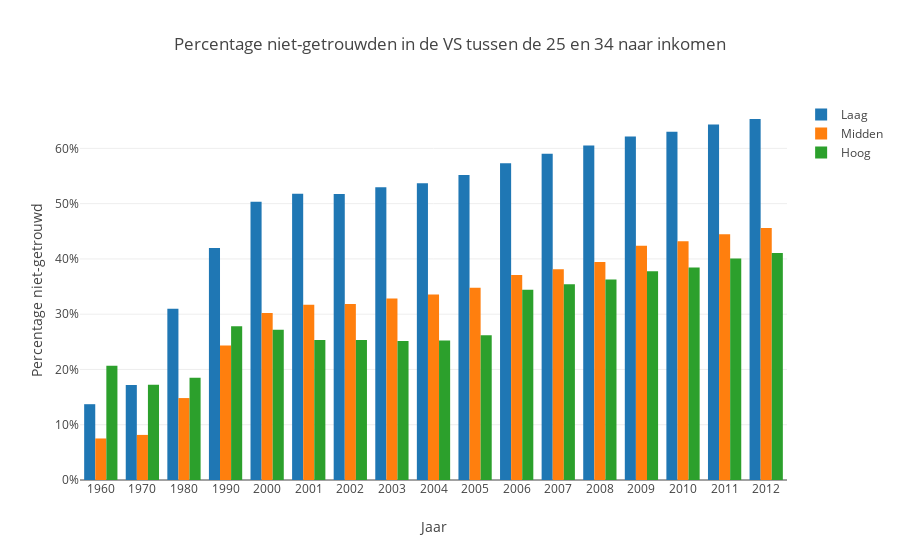

This figure's notebook cell:
### Markdown cell above
## Opdracht 1

Aan jou is het nu, om voor de eerste opdracht een grouped bar chart te maken op basis van deze dataset, waarbij de groepen bestaan uit drie verschillende inkomensgroepen (`poor`, `mid`, en `rich`)

<img src="groupedbar.png">

**Vereisten:**
- Plot titel
- As labels
- Legenda met correcte namen
- Gegroupeerde en gekleurde bars voor elke inkomensgroep
- Geheel met plot.ly
- Op basis van de data uit het csv bestand

### Code cell
# Code voor opdracht 1 hier

# traces aanmaken voor de verschillende inkomensgroepen
laag = go.Bar(
    x=df['year'],
    y=df['poor'],
    name='Laag')

mid = go.Bar(
    x=df['year'],
    y=df['mid'],
    name='Midden') 

hoog = go.Bar(
    x=df['year'],
    y=df['rich'],
    name='Hoog') 

layout = go.Layout(
    title='Percentage niet-getrouwden in de VS tussen de 25 en 34 naar inkomen', # titel toevoegen
    barmode='group', # barmode instellen voor group
    xaxis=go.XAxis(
        title='Jaar', # label voor de X as
        type='category' # het type van de X as is categorisch
    ),
    yaxis = go.YAxis(
        title='Percentage niet-getrouwd', # label voor de Y as
        tickformat = ',.0%', # toon als percentage
    )
)

data = [laag,mid,hoog] # de drie traces samenvoegen tot één lijst
fig = go.Figure(data=data, layout=layout)
iplot(fig)

### Figure 1 — Plotly figure (JSON) as saved in the notebook; plotly's stock layout.template omitted (floating-point values rounded to 4 significant figures)
{"data": [{"name": "Laag", "type": "bar", "x": [1960, 1970, 1980, 1990, 2000, 2001, 2002, 2003, 2004, 2005, 2006, 2007, 2008, 2009, 2010, 2011, 2012], "y": [0.1372, 0.1717, 0.3101, 0.4199, 0.5034, 0.5179, 0.5174, 0.5297, 0.5368, 0.5519, 0.573, 0.5905, 0.6054, 0.6213, 0.6302, 0.6431, 0.6532]}, {"name": "Midden", "type": "bar", "x": [1960, 1970, 1980, 1990, 2000, 2001, 2002, 2003, 2004, 2005, 2006, 2007, 2008, 2009, 2010, 2011, 2012], "y": [0.07515, 0.08159, 0.1483, 0.2432, 0.302, 0.3172, 0.3182, 0.3282, 0.3356, 0.3477, 0.3708, 0.3813, 0.3942, 0.424, 0.4319, 0.4445, 0.4561]}, {"name": "Hoog", "type": "bar", "x": [1960, 1970, 1980, 1990, 2000, 2001, 2002, 2003, 2004, 2005, 2006, 2007, 2008, 2009, 2010, 2011, 2012], "y": [0.2067, 0.1724, 0.1851, 0.2783, 0.2717, 0.2532, 0.2535, 0.2516, 0.2523, 0.262, 0.3443, 0.3544, 0.3626, 0.3775, 0.3847, 0.4008, 0.4106]}], "layout": {"barmode": "group", "title": "Percentage niet-getrouwden in de VS tussen de 25 en 34 naar inkomen", "xaxis": {"title": "Jaar", "type": "category"}, "yaxis": {"tickformat": ",.0%", "title": "Percentage niet-getrouwd"}}}
